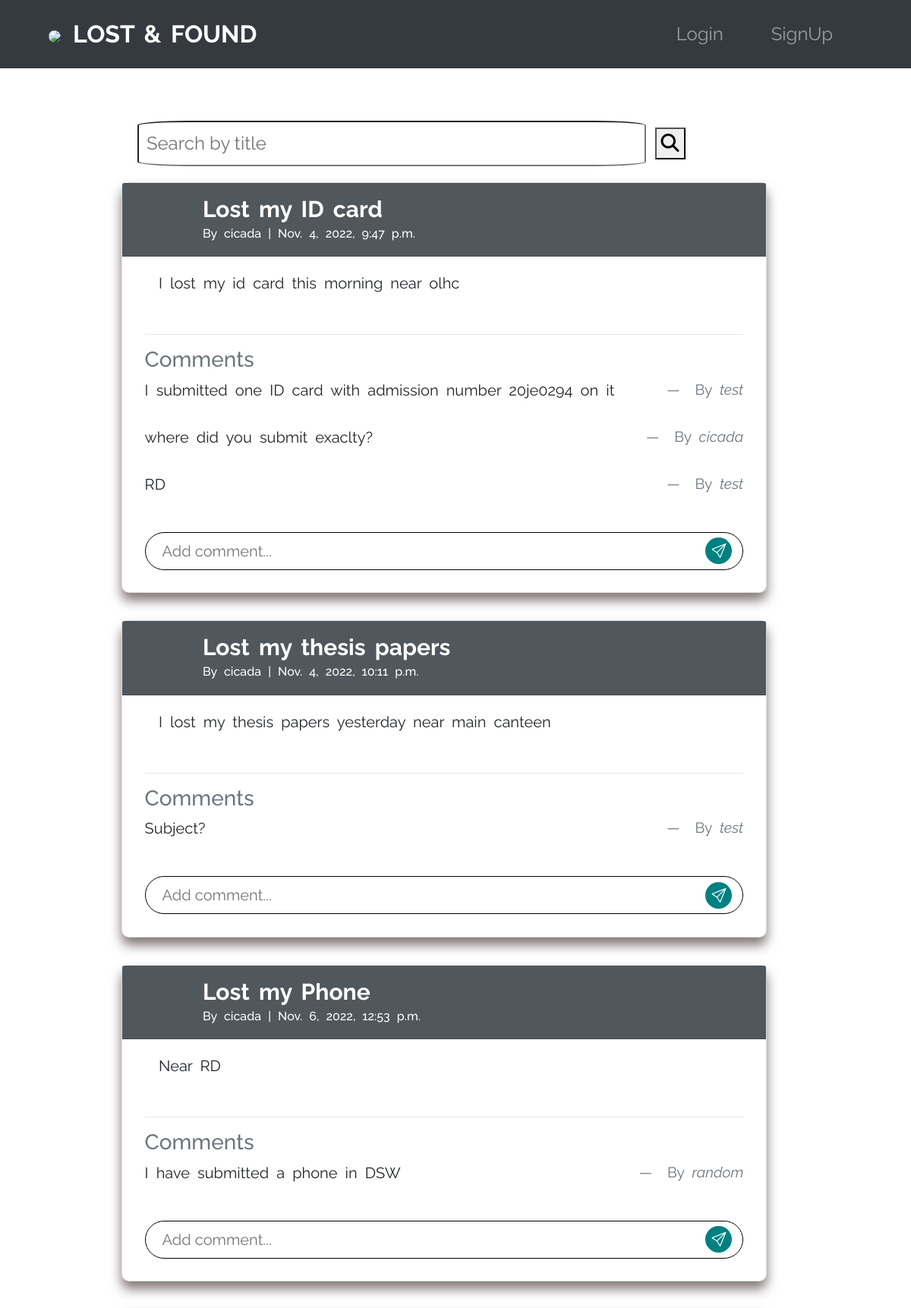
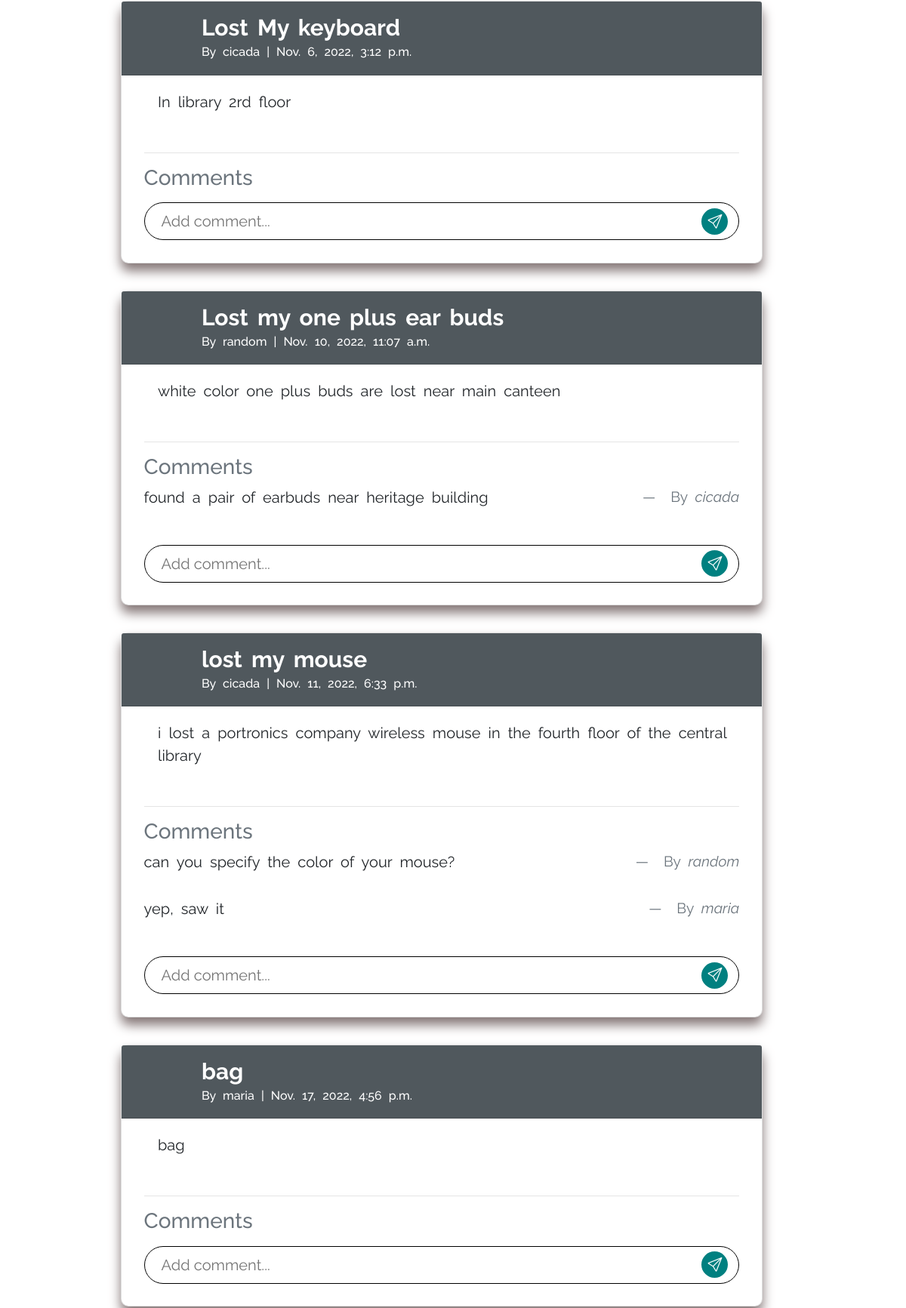
The page /articles/lost/ (upper part) on the database its author committed (2 pictures, top to bottom).
### articles/models.py (models this page shows, shortened)
class Article(models.Model):
    title= models.CharField(max_length=255)
    body= models.TextField()
    date = models.DateTimeField(auto_now_add=True)
    found = models.BooleanField(default=False)
    author=models.ForeignKey(
        settings.AUTH_USER_MODEL,
        on_delete=models.CASCADE,
    )

class Comment(models.Model):
    article = models.ForeignKey(Article,on_delete=models.CASCADE)
    comment = models.CharField(max_length=200)
    author = models.ForeignKey(
        settings.AUTH_USER_MODEL,
        on_delete=models.CASCADE,
    )
    def __str__(self):
        return self.comment

### accounts/models.py (models this page shows)
class CustomUser(AbstractUser):
    age = models.PositiveIntegerField(null=True,blank=True)

### articles/views.py (the view)
# urls.py: path("lost/",ArticleLostListView.as_view(),name="lost"),
class ArticleLostListView(ListView):
    model = Article
    template_name= "article_list.html"
    def get_context_data(self,**kwargs):
        context = super().get_context_data(**kwargs)
        context['article_list']=context['article_list'].filter(found=False)
        search_input=self.request.GET.get('search-area') or ''
        if search_input:
            context['article_list']=context['article_list'].order_by("-date").filter(title__icontains=search_input)
        context['search_input']= search_input
        return context

### articles/templates/article_list.html (shortened to what this page needs)
{% extends "base.html" %}
{% block content %}
    <div class="search-fields">
        <form action="" method="get">
            <input class="inp" placeholder="Search by title" type="text" name="search-area" size="60" value='{{ search_input }}'>
            <button type="submit " class="bton"><i class="fa fa-search" aria-hidden="true"></i></button>
        </form>
    </div>
{% for article in article_list %}
    <div class="card card-width">
        <div class="card-header comment-sec">
            <div class="d-inline-block ml-3">
                <span class="font-weight-bold card-header-main my-0">
                    <a href="{% url 'article_detail' article.pk %}">{{ article.title }}</a>
                </span>
                <br />
                <span class="text-muted "><h6 class="mt-0 mp-0">
                   By  {{ article.author }} | {{ article.date }}
                </h6>
                </span>
            </div>
        </div>
        <div class="card-body pl-5">
            <p class="font-s"> {{ article.body }}</p>
        </div>
        <div class="comment-continer">
            <hr>
            <h3 class="text-muted">Comments</h3>
            {% for comment in article.comment_set.all %}
                <div class="text-center comments">
                    <blockquote class="blockquote">
                      <p> {{ comment }}</p>
                    </blockquote>
                    <figcaption class="blockquote-footer">
                      By <cite title="Source Title">{{ comment.author }}</cite>
                    </figcaption>
                </div>
            {% endfor %}
            <a href="{% url 'article_detail' article.pk %}" class="underline-remove">
                <div class="comment-sec mt-3 underline-remove">
                    <input type="text" name="comment" class="font-s" id="article-comment" class="underline-remove" placeholder="Add comment..."><i class="bi bi-send icon-send"></i>
                </div>
            </a>
        </div>
    </div>
    <br />
{% endfor %}
{% endblock content %}

### accounts/templates/base.html (style rules this page uses)
body { overflow-x: hidden; word-spacing: 5px; font-family: 'Raleway', sans-serif; }

### articles/templates/article_list.html (style rules this page uses)
.card-header-main { font-size: 30px; }
.comment-sec { width: 100%; display: flex; justify-content: flex-start; align-items: center; }
#article-comment { border-radius: 30px; text-indent: 20px; width: 100%; outline-color: red; border: 1px solid; height: 50px; }
.icon-send { background-color: teal; color: white; font-size: 1.2rem; width: 35px; height: 35px; padding: 5px; border-radius: 50%; display: flex; justify-content: center; align-items: center; margin-left: -50px; }
.font-s { font-size: smaller; }
.card { border-radius: 10px; box-shadow: 0px 10px 15px rgb(132, 118, 118); transition: all ease 0.4s; }
.comment-continer { padding: 0 3.5% 3.5%; }
.underline-remove { text-decoration: none; }
.card-width { width: 850px; }
.card-header { background-color: #50585d; }
.card-header a, h6 { color: white; }
.comments { display: flex; justify-content: space-between; padding: 0; }
.inp { padding: 10px; border-radius: 10%; width: 80%; outline-width: medium; }
.search-fields { display: flex; justify-content: space-between; width: 100%; margin: 5px; padding: 16px; }

### rows shown on the page
Article: title "Lost my ID card", author "cicada", date "Nov. 4, 2022, 9:47 p.m.", body "I lost my id card this morning near olhc"
Comment: comment "I submitted one ID card with admission number 20je0294 on it", author "test"
Comment: comment "where did you submit exaclty?", author "cicada"
Comment: comment "RD", author "test"
Article: title "Lost my thesis papers", author "cicada", date "Nov. 4, 2022, 10:11 p.m.", body "I lost my thesis papers yesterday near main canteen"
Comment: comment "Subject?", author "test"
Article: title "Lost my Phone", author "cicada", date "Nov. 6, 2022, 12:53 p.m.", body "Near RD"
Comment: comment "I have submitted a phone in DSW", author "random"
Article: title "Lost My keyboard", author "cicada", date "Nov. 6, 2022, 3:12 p.m.", body "In library 2rd floor"
Article: title "Lost my one plus ear buds", author "random", date "Nov. 10, 2022, 11:07 a.m.", body "white color one plus buds are lost near main canteen"
Comment: comment "found a pair of earbuds near heritage building", author "cicada"
Article: title "lost my mouse", author "cicada", date "Nov. 11, 2022, 6:33 p.m.", body "i lost a portronics company wireless mouse in the fourth floor of the central library"
Comment: comment "can you specify the color of your mouse?", author "random"
Comment: comment "yep, saw it", author "maria"
Article: title "bag", author "maria", date "Nov. 17, 2022, 4:56 p.m.", body "bag"
